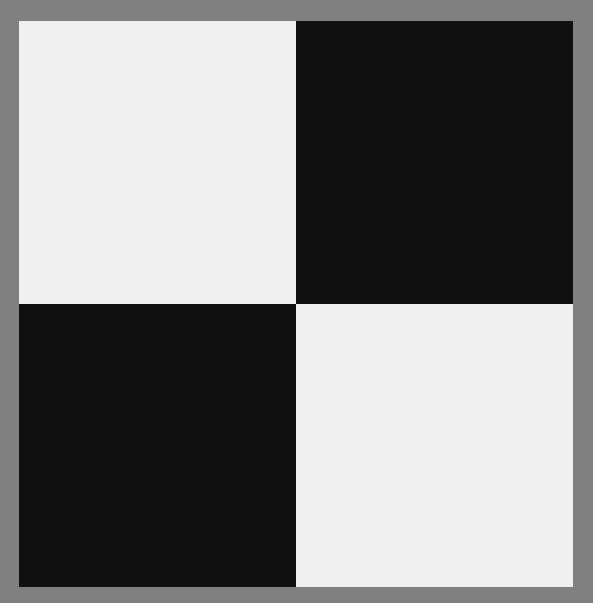
#> input picture PS1/box.jpg, 593 x 603 px
$ python Q1.py
#> lines starting #> are read from the running program, lines starting #| are printed output that depends on the picture; after the words box and inside, x2 and y2 are one past the last pixel; in counts of white or black regions, pixels touching at a corner belong together
import cv2
import numpy as np
from matplotlib import pyplot as plt

img = cv2.imread("box.jpg",0)
#> img is the input picture: shape (603, 593); min 11, max 245, mean 128
edges = cv2.Canny(img,100,100)
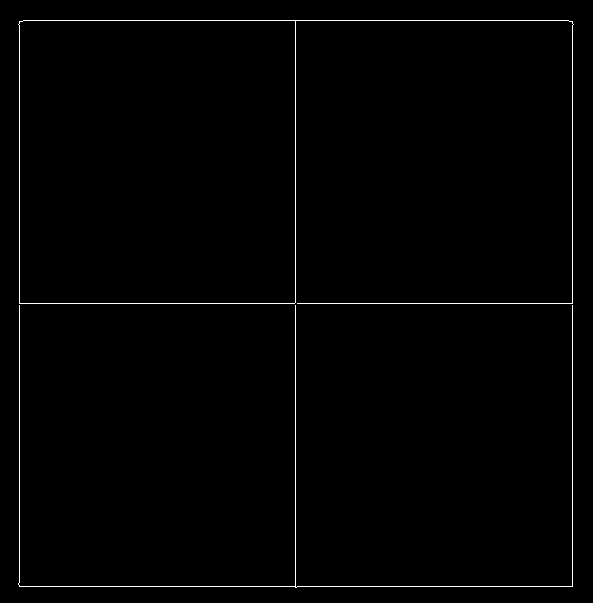
#> edges: shape (603, 593); 0.94% white in thin lines or dots, all inside (x1, y1, x2, y2) = (18, 20, 574, 588)

for i in range(edges.shape[0]):
    for j in range(edges.shape[1]):
        if edges[i][j] > 250 :
            edges[i][j] = 255
        else:
            edges[i][j] = 0

cv2.imshow("Binary Image",edges)

cv2.waitKey(0)
cv2.destroyAllWindows()
